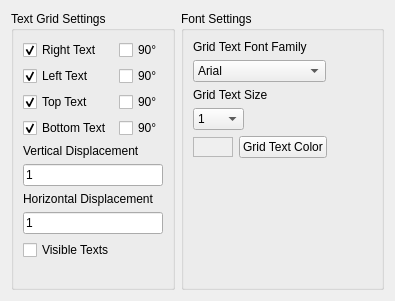
           <widget class="QWidget" name="tab3">
            <attribute name="title">
             <string>Text Settings</string>
            </attribute>
            <layout class="QGridLayout" name="gridLayout_5">
             <item row="0" column="0">
              <layout class="QHBoxLayout" name="horizontalLayout_12">
               <item>
                <widget class="QGroupBox" name="groupBox4_2">
                 <property name="title">
                  <string>Text Grid Settings</string>
                 </property>
                 <layout class="QGridLayout" name="gridLayout_2">
                  <item row="0" column="0">
                   <layout class="QVBoxLayout" name="verticalLayout_21">
                    <item>
                     <layout class="QVBoxLayout" name="verticalLayout_20">
                      <item>
                       <layout class="QHBoxLayout">
                        <item>
                         <layout class="QVBoxLayout">
                          <item>
                           <widget class="QCheckBox" name="chkRightPlanarText">
                            <property name="text">
                             <string>Right Text</string>
                            </property>
                            <property name="checked">
                             <bool>true</bool>
                            </property>
                           </widget>
                          </item>
                          <item>
                           <widget class="QCheckBox" name="chkLeftPlanarText">
                            <property name="text">
                             <string>Left Text</string>
                            </property>
                            <property name="checked">
                             <bool>true</bool>
                            </property>
                           </widget>
                          </item>
                          <item>
                           <widget class="QCheckBox" name="chkTopPlanarText">
                            <property name="text">
                             <string>Top Text</string>
                            </property>
                            <property name="checked">
                             <bool>true</bool>
                            </property>
                           </widget>
                          </item>
                          <item>
                           <widget class="QCheckBox" name="chkBottomPlanarText">
                            <property name="text">
                             <string>Bottom Text</string>
                            </property>
                            <property name="checked">
                             <bool>true</bool>
                            </property>
                           </widget>
                          </item>
                         </layout>
                        </item>
                        <item>
                         <layout class="QVBoxLayout">
                          <item>
                           <widget class="QCheckBox" name="chkRightRotatePlanarText">
                            <property name="text">
                             <string>90°</string>
                            </property>
                           </widget>
                          </item>
                          <item>
                           <widget class="QCheckBox" name="chkLeftRotatePlanarText">
                            <property name="text">
                             <string>90°</string>
                            </property>
                           </widget>
                          </item>
                          <item>
                           <widget class="QCheckBox" name="chkTopRotatePlanarText">
                            <property name="text">
                             <string>90°</string>
                            </property>
                           </widget>
                          </item>
                          <item>
                           <widget class="QCheckBox" name="chkBottomRotatePlanarText">
                            <property name="text">
                             <string>90°</string>
                            </property>
                           </widget>
                          </item>
                         </layout>
                        </item>
                       </layout>
                      </item>
                      <item>
                       <layout class="QVBoxLayout" name="verticalLayout_18">
                        <item>
                         <widget class="QLabel" name="lbVerticalDisplacement_2">
                          <property name="text">
                           <string>Vertical Displacement</string>
                          </property>
                          <property name="wordWrap">
                           <bool>false</bool>
                          </property>
                         </widget>
                        </item>
                        <item>
                         <widget class="QLineEdit" name="lneVrtPlanarDisplacement">
                          <property name="text">
                           <string>1</string>
                          </property>
                         </widget>
                        </item>
                       </layout>
                      </item>
                      <item>
                       <layout class="QVBoxLayout" name="verticalLayout_19">
                        <item>
                         <widget class="QLabel" name="lbHorizontalDisplacement_2">
                          <property name="text">
                           <string>Horizontal Displacement</string>
                          </property>
                          <property name="wordWrap">
                           <bool>false</bool>
                          </property>
                         </widget>
                        </item>
                        <item>
                         <widget class="QLineEdit" name="lneHrzPlanarDisplacement">
                          <property name="text">
                           <string>1</string>
                          </property>
                         </widget>
                        </item>
                        <item>
                         <widget class="QCheckBox" name="chkVisibleTextsPlanarText">
                          <property name="text">
                           <string>Visible Texts</string>
                          </property>
                         </widget>
                        </item>
                       </layout>
                      </item>
                     </layout>
                    </item>
                    <item>
                     <spacer name="verticalSpacer_4">
                      <property name="orientation">
                       <enum>Qt::Vertical</enum>
                      </property>
                      <property name="sizeHint" stdset="0">
                       <size>
                        <width>20</width>
                        <height>18</height>
                       </size>
                      </property>
                     </spacer>
                    </item>
                   </layout>
                  </item>
                 </layout>
                </widget>
               </item>
               <item>
                <widget class="QGroupBox" name="groupBox5_2">
                 <property name="title">
                  <string>Font Settings</string>
                 </property>
                 <layout class="QGridLayout" name="gridLayout_57">
                  <item row="0" column="0">
                   <layout class="QVBoxLayout" name="verticalLayout_17">
                    <item>
                     <layout class="QGridLayout" name="gridLayout_33">
                      <item row="0" column="0" colspan="2">
                       <widget class="QLabel" name="textLabel7_2">
                        <property name="text">
                         <string>Grid Text Font Family</string>
                        </property>
                        <property name="wordWrap">
                         <bool>false</bool>
                        </property>
                       </widget>
                      </item>
                      <item row="1" column="0">
                       <widget class="QComboBox" name="cmbPlanarFont">
                        <item>
                         <property name="text">
                          <string>Arial</string>
                         </property>
                        </item>
                        <item>
                         <property name="text">
                          <string>Verdana</string>
                         </property>
                        </item>
                        <item>
                         <property name="text">
                          <string>Times New Roman</string>
                         </property>
                        </item>
                        <item>
                         <property name="text">
                          <string>Symbol</string>
                         </property>
                        </item>
                        <item>
                         <property name="text">
                          <string>Courier</string>
                         </property>
                        </item>
                        <item>
                         <property name="text">
                          <string>Modern</string>
                         </property>
                        </item>
                        <item>
                         <property name="text">
                          <string>MS Sans Serif</string>
                         </property>
                        </item>
                        <item>
                         <property name="text">
                          <string>Smallfonts</string>
                         </property>
                        </item>
                        <item>
                         <property name="text">
                          <string>Wingdings</string>
                         </property>
                        </item>
                        <item>
                         <property name="text">
                          <string>Tahoma</string>
                         </property>
                        </item>
                        <item>
                         <property name="text">
                          <string>Impact</string>
                         </property>
                        </item>
                       </widget>
                      </item>
                      <item row="1" column="1">
                       <spacer name="horizontalSpacer_2">
                        <property name="orientation">
                         <enum>Qt::Horizontal</enum>
                        </property>
                        <property name="sizeHint" stdset="0">
                         <size>
                          <width>40</width>
                          <height>20</height>
                         </size>
                        </property>
                       </spacer>
                      </item>
                     </layout>
                    </item>
                    <item>
                     <layout class="QGridLayout" name="gridLayout_4">
                      <item row="0" column="0" colspan="2">
                       <widget class="QLabel" name="textLabel8_2">
                        <property name="text">
                         <string>Grid Text Size</string>
                        </property>
                        <property name="wordWrap">
                         <bool>false</bool>
                        </property>
                       </widget>
                      </item>
                      <item row="1" column="0">
                       <widget class="QComboBox" name="cmbPlanarTextSize">
                        <property name="sizePolicy">
                         <sizepolicy hsizetype="Preferred" vsizetype="Fixed">
                          <horstretch>0</horstretch>
                          <verstretch>0</verstretch>
                         </sizepolicy>
                        </property>
                        <item>
                         <property name="text">
                          <string>1</string>
                         </property>
                        </item>
                        <item>
                         <property name="text">
                          <string>2</string>
                         </property>
                        </item>
                        <item>
                         <property name="text">
                          <string>3</string>
                         </property>
                        </item>
                        <item>
                         <property name="text">
                          <string>4</string>
                         </property>
                        </item>
                        <item>
                         <property name="text">
                          <string>5</string>
                         </property>
                        </item>
                        <item>
                         <property name="text">
                          <string>6</string>
                         </property>
                        </item>
                        <item>
                         <property name="text">
                          <string>7</string>
                         </property>
                        </item>
                        <item>
                         <property name="text">
                          <string>8</string>
                         </property>
                        </item>
                        <item>
                         <property name="text">
                          <string>9</string>
                         </property>
                        </item>
                        <item>
                         <property name="text">
                          <string>10</string>
                         </property>
                        </item>
                        <item>
                         <property name="text">
                          <string>11</string>
                         </property>
                        </item>
                        <item>
                         <property name="text">
                          <string>12</string>
                         </property>
                        </item>
                        <item>
                         <property name="text">
                          <string>13</string>
                         </property>
                        </item>
                        <item>
                         <property name="text">
                          <string>14</string>
                         </property>
                        </item>
                        <item>
                         <property name="text">
                          <string>15</string>
                         </property>
                        </item>
                        <item>
                         <property name="text">
                          <string>16</string>
                         </property>
                        </item>
                        <item>
                         <property name="text">
                          <string>17</string>
                         </property>
                        </item>
                        <item>
                         <property name="text">
                          <string>18</string>
                         </property>
                        </item>
                        <item>
                         <property name="text">
                          <string>19</string>
                         </property>
                        </item>
                        <item>
                         <property name="text">
                          <string>20</string>
                         </property>
                        </item>
                        <item>
                         <property name="text">
                          <string>25</string>
                         </property>
                        </item>
                        <item>
                         <property name="text">
                          <string>30</string>
                         </property>
                        </item>
                        <item>
                         <property name="text">
                          <string>35</string>
                         </property>
                        </item>
                        <item>
                         <property name="text">
                          <string>40</string>
                         </property>
                        </item>
                        <item>
                         <property name="text">
                          <string>45</string>
                         </property>
                        </item>
                        <item>
                         <property name="text">
                          <string>50</string>
                         </property>
                        </item>
                        <item>
                         <property name="text">
                          <string>60</string>
                         </property>
                        </item>
                        <item>
                         <property name="text">
                          <string>70</string>
                         </property>
                        </item>
                        <item>
                         <property name="text">
                          <string>80</string>
                         </property>
                        </item>
                        <item>
                         <property name="text">
                          <string>90</string>
                         </property>
                        </item>
                        <item>
                         <property name="text">
                          <string>100</string>
                         </property>
                        </item>
                       </widget>
                      </item>
                      <item row="1" column="1">
                       <spacer name="horizontalSpacer">
                        <property name="orientation">
                         <enum>Qt::Horizontal</enum>
                        </property>
                        <property name="sizeHint" stdset="0">
                         <size>
                          <width>40</width>
                          <height>20</height>
                         </size>
                        </property>
                       </spacer>
                      </item>
                     </layout>
                    </item>
                    <item>
                     <layout class="QHBoxLayout" name="horizontalLayout_11">
                      <item>
                       <widget class="QFrame" name="fraGridTextPlanarColor">
                        <property name="minimumSize">
                         <size>
                          <width>40</width>
                          <height>0</height>
                         </size>
                        </property>
                        <property name="maximumSize">
                         <size>
                          <width>100</width>
                          <height>20</height>
                         </size>
                        </property>
                        <property name="autoFillBackground">
                         <bool>true</bool>
                        </property>
                        <property name="frameShape">
                         <enum>QFrame::StyledPanel</enum>
                        </property>
                        <property name="frameShadow">
                         <enum>QFrame::Raised</enum>
                        </property>
                       </widget>
                      </item>
                      <item>
                       <widget class="QPushButton" name="pbGridTextPlanarColor">
                        <property name="text">
                         <string>Grid Text Color</string>
                        </property>
                       </widget>
                      </item>
                      <item>
                       <spacer name="horizontalSpacer_3">
                        <property name="orientation">
                         <enum>Qt::Horizontal</enum>
                        </property>
                        <property name="sizeHint" stdset="0">
                         <size>
                          <width>18</width>
                          <height>20</height>
                         </size>
                        </property>
                       </spacer>
                      </item>
                     </layout>
                    </item>
                    <item>
                     <spacer name="verticalSpacer_3">
                      <property name="orientation">
                       <enum>Qt::Vertical</enum>
                      </property>
                      <property name="sizeHint" stdset="0">
                       <size>
                        <width>20</width>
                        <height>18</height>
                       </size>
                      </property>
                     </spacer>
                    </item>
                   </layout>
                  </item>
                 </layout>
                </widget>
               </item>
              </layout>
             </item>
            </layout>
           </widget>
